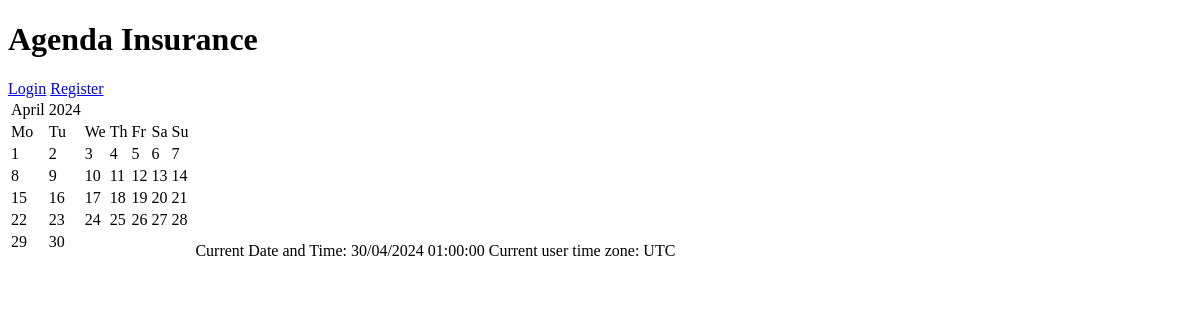
The app's page /discounts/, older data.
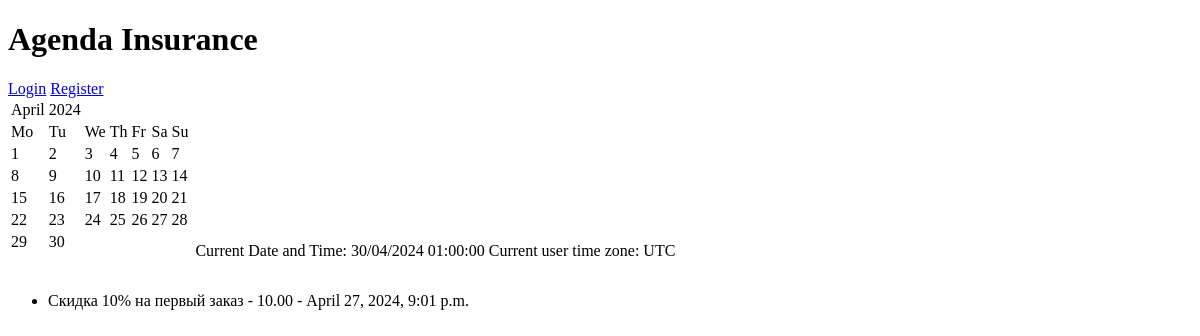
The same page, newer data.
### insurance_company_app/models/promocode.py (models this page shows, shortened)
class Promocode(BaseModel):
    name = models.CharField(max_length=80)
    discount = models.DecimalField(max_digits=10, decimal_places=2)
    is_active = models.BooleanField(default=True)
    expiration_date = models.DateTimeField()
    usage_count = models.IntegerField(default=0)
    class Meta:
        verbose_name = 'Промокод'
        verbose_name_plural = 'Промокоды'

### insurance_company_app/views/discounts.py (the view)
# urls.py: re_path(r'^discounts/$', discounts.index, name='special_offers&discounts')
def index(request):
    promocodes = Promocode.objects.all()
    return render(request, 'insurance/discounts.html', {'promocodes': promocodes})

### insurance_company_app/templates/insurance/discounts.html
{% extends 'common/layout.html' %}
{% block content %}
    {% if promocodes %}
        <ul>
            {% for promocode in promocodes %}
                {% if promocode.is_active %}
                    <li>{{ promocode.name }} - {{ promocode.discount }} - {{ promocode.expiration_date }}</li>
                {% endif %}
            {% endfor %}
        </ul>
    {% endif %}
{% endblock %}

Row changes from the older to the newer data that the page shows:
added Promocode: name "Скидка 10% на первый заказ", discount "10.00", expiration_date "April 27, 2024, 9:01 p.m."
